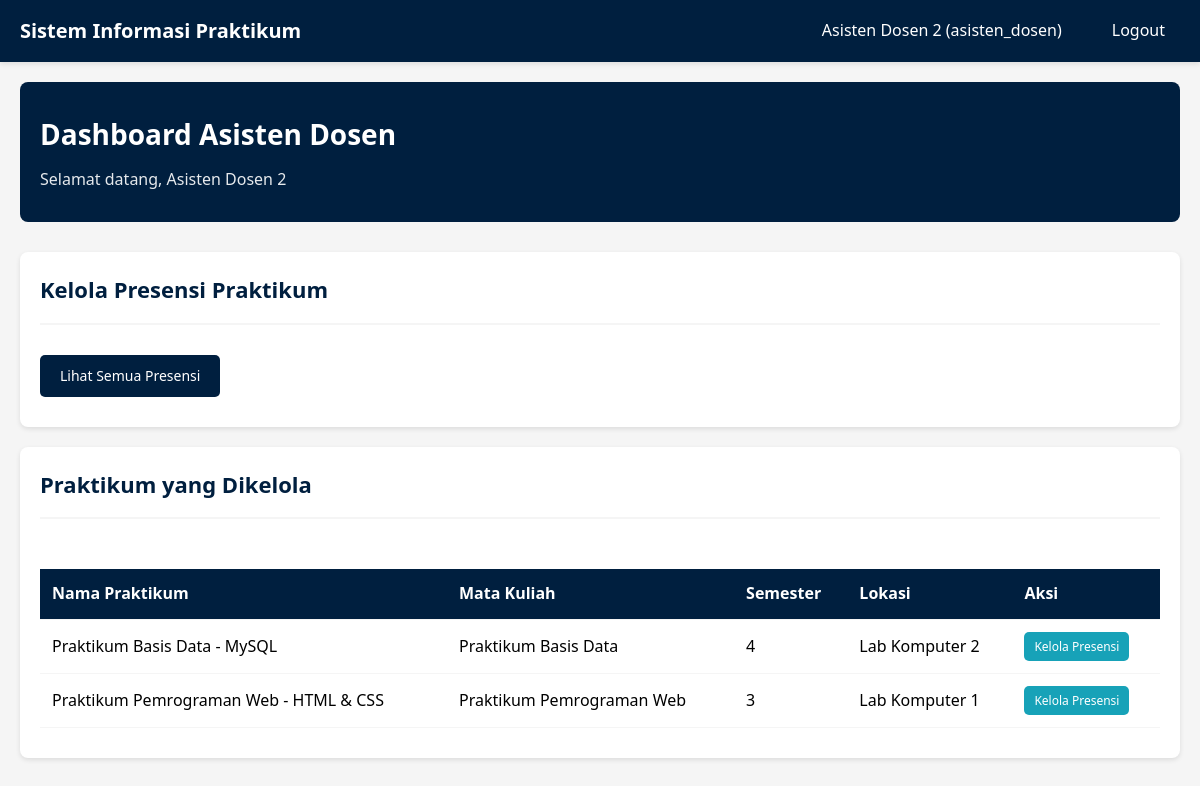
Screenshot of /asisten/dashboard.php (signed in) with the database file from the repository.
### tables this page shows
CREATE TABLE IF NOT EXISTS asisten_dosen (
    id INT AUTO_INCREMENT PRIMARY KEY,
    user_id INT,
    koordinator_id INT,
    nama VARCHAR(100) NOT NULL,
    email VARCHAR(100),
    no_hp VARCHAR(20),
    FOREIGN KEY (user_id) REFERENCES users(id) ON DELETE SET NULL,
    FOREIGN KEY (koordinator_id) REFERENCES koordinator(id) ON DELETE SET NULL
);

CREATE TABLE IF NOT EXISTS praktikum (
    id INT AUTO_INCREMENT PRIMARY KEY,
    mata_kuliah_id INT NOT NULL,
    koordinator_id INT NOT NULL,
    nama_praktikum VARCHAR(100) NOT NULL,
    semester INT NOT NULL,
    lokasi VARCHAR(100),
    deskripsi TEXT,
    FOREIGN KEY (mata_kuliah_id) REFERENCES mata_kuliah(id) ON DELETE CASCADE,
    FOREIGN KEY (koordinator_id) REFERENCES koordinator(id) ON DELETE CASCADE
);

CREATE TABLE IF NOT EXISTS mata_kuliah (
    id INT AUTO_INCREMENT PRIMARY KEY,
    kode_mk VARCHAR(20) UNIQUE NOT NULL,
    nama_mk VARCHAR(100) NOT NULL,
    semester INT NOT NULL,
    sks INT NOT NULL
);

### config/session.php (called while the page is built, shortened)
<?php
function isLoggedIn() {
    return isset($_SESSION['user_id']);
}
function getCurrentUser() {
    return [
        'id' => $_SESSION['user_id'],
        'nama' => $_SESSION['nama'],
        'email' => $_SESSION['email'],
        'role' => $_SESSION['role'],
        'nim' => $_SESSION['nim'] ?? null
    ];
}
?>

### asisten/dashboard.php (the view, shortened to what this page needs)
<?php
require_once '../config/database.php';
require_once '../config/session.php';
$currentUser = getCurrentUser();
$asisten_result = $conn->query("
    SELECT a.* FROM asisten_dosen a
    WHERE a.user_id = " . $currentUser['id']
);
$asisten = $asisten_result ? $asisten_result->fetch_assoc() : null;
$praktikum_query = "
    SELECT DISTINCT p.*, mk.nama_mk
    FROM praktikum p
    LEFT JOIN mata_kuliah mk ON p.mata_kuliah_id = mk.id
    LEFT JOIN koordinator k ON p.koordinator_id = k.id
    LEFT JOIN asisten_dosen a ON a.koordinator_id = k.id
    WHERE 1=1
";
if ($asisten && isset($asisten['id'])) {
    $praktikum_query .= " AND a.id = " . intval($asisten['id']);
} else {
    $praktikum_query .= " AND 1=0";
}
$praktikum_query .= " ORDER BY p.nama_praktikum";
$praktikum = $conn->query($praktikum_query);
?>
<!DOCTYPE html>
<html lang="id">
<head>
    <link rel="stylesheet" href="../assets/css/style.css">
</head>
<body>
    <?php include '../includes/navbar.php'; ?>
    <div class="container">
        <div class="dashboard-header">
            <h1>Dashboard Asisten Dosen</h1>
            <p>Selamat datang, <?php echo htmlspecialchars($currentUser['nama']); ?></p>
        </div>
        <div class="card">
            <div class="card-header">
                <h2>Kelola Presensi Praktikum</h2>
            </div>
            <div class="card-body">
                <a href="presensi.php" class="btn btn-primary">Lihat Semua Presensi</a>
            </div>
        </div>
        <div class="card">
            <div class="card-header">
                <h2>Praktikum yang Dikelola</h2>
            </div>
            <div class="card-body">
                <?php if ($praktikum->num_rows > 0): ?>
                    <div class="table-responsive">
                        <table class="table">
                            <thead>
                                <tr>
                                    <th>Nama Praktikum</th>
                                    <th>Mata Kuliah</th>
                                    <th>Semester</th>
                                    <th>Lokasi</th>
                                    <th>Aksi</th>
                                </tr>
                            </thead>
                            <tbody>
                                <?php while ($p = $praktikum->fetch_assoc()): ?>
                                    <tr>
                                        <td><?php echo htmlspecialchars($p['nama_praktikum']); ?></td>
                                        <td><?php echo htmlspecialchars($p['nama_mk'] ?? '-'); ?></td>
                                        <td><?php echo $p['semester']; ?></td>
                                        <td><?php echo htmlspecialchars($p['lokasi'] ?? '-'); ?></td>
                                        <td>
                                            <a href="presensi.php?praktikum_id=<?php echo $p['id']; ?>" class="btn btn-info btn-sm">Kelola Presensi</a>
                                        </td>
                                    </tr>
                                <?php endwhile; ?>
                            </tbody>
                        </table>
                    </div>
                <?php endif; ?>
            </div>
        </div>
    </div>
</body>
</html>

### includes/navbar.php (shortened to what this page needs)
<?php
$currentUser = getCurrentUser();
$role = $currentUser['role'] ?? 'praktikan';
$basePath = '';
if (strpos($_SERVER['PHP_SELF'], '/admin/') !== false ||
    strpos($_SERVER['PHP_SELF'], '/asisten/') !== false ||
    strpos($_SERVER['PHP_SELF'], '/praktikan/') !== false) {
    $basePath = '../';
}
$dashboardPath = $basePath . ($role === 'admin' ? 'admin/dashboard.php' : ($role === 'asisten_dosen' ? 'asisten/dashboard.php' : 'praktikan/dashboard.php'));
$logoutPath = $basePath . 'logout.php';
?>
<nav class="navbar">
    <div class="navbar-container">
        <a href="<?php echo $dashboardPath; ?>" class="navbar-brand">
            Sistem Informasi Praktikum
        </a>
        <ul class="navbar-menu">
            <li><span style="color: var(--white); padding: 8px 15px;"><?php echo htmlspecialchars($currentUser['nama']); ?> (<?php echo htmlspecialchars($currentUser['role']); ?>)</span></li>
            <li><a href="<?php echo $logoutPath; ?>">Logout</a></li>
        </ul>
    </div>
</nav>

### assets/css/style.css (style rules this page uses)
* { margin: 0; padding: 0; box-sizing: border-box; }
:root { --navy-blue: #001f3f; --navy-blue-light: #003d7a; --navy-blue-dark: #001529; --black: #000000; --white: #ffffff; --gray-light: #f5f5f5; --gray: #cccccc; --gray-dark: #666666; --success: #28a745; --danger: #dc3545; --warning: #ffc107; --info: #17a2b8; }
body { font-family: 'Segoe UI', Tahoma, Geneva, Verdana, sans-serif; background-color: var(--gray-light); color: var(--black); line-height: 1.6; }
.navbar { background-color: var(--navy-blue); color: var(--white); padding: 15px 0; box-shadow: 0 2px 5px rgba(0, 0, 0, 0.1); }
.navbar-container { max-width: 1200px; margin: 0 auto; padding: 0 20px; display: flex; justify-content: space-between; align-items: center; }
.navbar-brand { font-size: 20px; font-weight: bold; color: var(--white); text-decoration: none; }
.navbar-menu { display: flex; list-style: none; gap: 20px; align-items: center; }
.navbar-menu a { color: var(--white); text-decoration: none; padding: 8px 15px; border-radius: 5px; transition: background-color 0.3s; }
.container { max-width: 1200px; margin: 0 auto; padding: 20px; }
.card { background: var(--white); border-radius: 8px; padding: 20px; margin-bottom: 20px; box-shadow: 0 2px 5px rgba(0, 0, 0, 0.1); }
.card-header { border-bottom: 2px solid var(--gray-light); padding-bottom: 15px; margin-bottom: 20px; }
.card-header h2 { color: var(--navy-blue); font-size: 22px; }
.card-body { padding: 10px 0; }
.btn { padding: 10px 20px; border: none; border-radius: 5px; cursor: pointer; font-size: 14px; text-decoration: none; display: inline-block; transition: all 0.3s; text-align: center; }
.btn-primary { background-color: var(--navy-blue); color: var(--white); }
.btn-info { background-color: var(--info); color: var(--white); }
.btn-sm { padding: 5px 10px; font-size: 12px; }
.table { width: 100%; border-collapse: collapse; margin-top: 20px; }
.table th, .table td { padding: 12px; text-align: left; border-bottom: 1px solid var(--gray-light); }
.table th { background-color: var(--navy-blue); color: var(--white); font-weight: 600; }
.table-responsive { overflow-x: auto; }
.dashboard-header { background-color: var(--navy-blue); color: var(--white); padding: 30px 20px; margin-bottom: 30px; border-radius: 8px; }
.dashboard-header h1 { font-size: 28px; margin-bottom: 10px; }
.dashboard-header p { opacity: 0.9; }

### rows the page displays
asisten_dosen: nama "Asisten Dosen 2"
praktikum: nama_praktikum "Praktikum Basis Data - MySQL", mata_kuliah.nama_mk "Praktikum Basis Data", semester "4", lokasi "Lab Komputer 2"
praktikum: nama_praktikum "Praktikum Pemrograman Web - HTML & CSS", mata_kuliah.nama_mk "Praktikum Pemrograman Web", semester "3", lokasi "Lab Komputer 1"

### other values shown
$currentUser['role'] "asisten_dosen"
